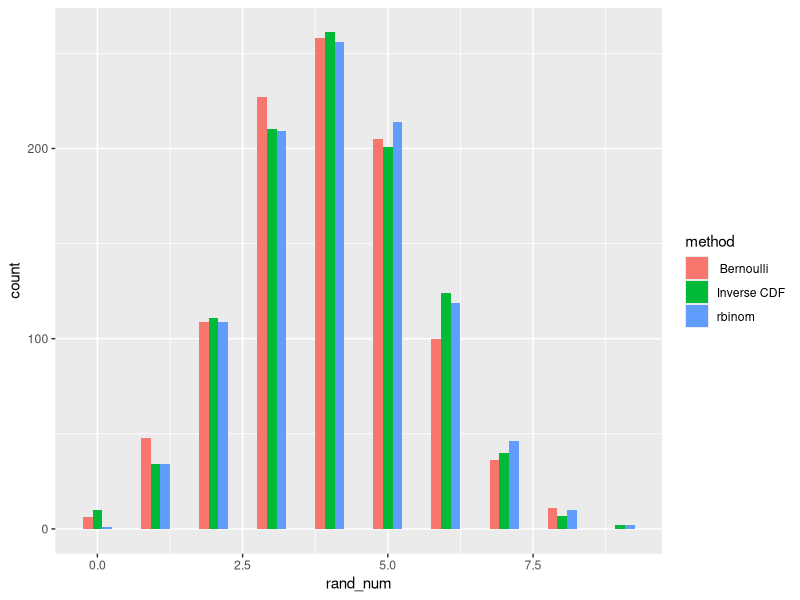
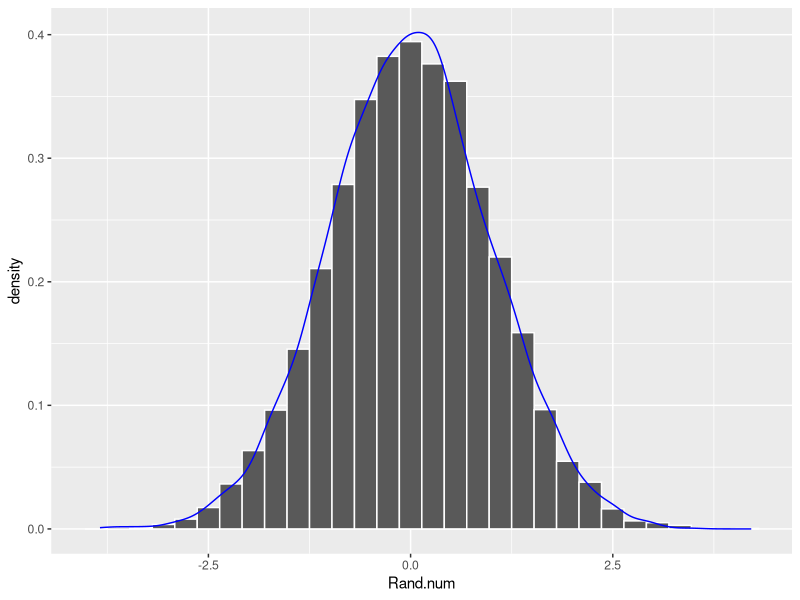
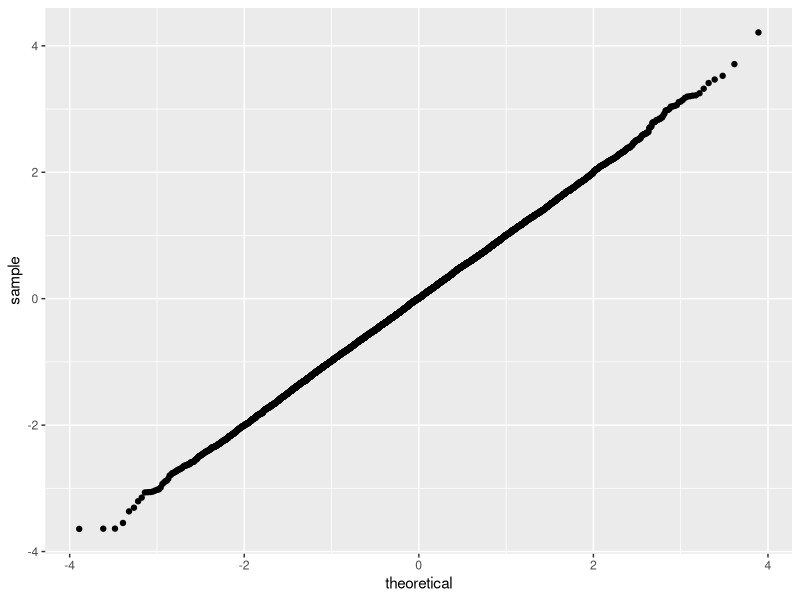

These charts were generated, in order, by the following R code:
library(tidyverse)
library(ggplot2)
set.seed(250)
#10a

RNGkind()
RNGkind(kind="Wichmann-Hill")
RNGkind()

#Stimulating Binomial variable using Inversion method
N = 1000
n = 10
p = 0.4
u <- runif(N)
bins <- .bincode(u, breaks = c(0, pbinom(0:10, 10, 0.4)), right = F, include.lowest = T)

Inversion.bin <- numeric()
for(i in 1:N){
  Inversion.bin[i] <- bins[i]-1
}
#Simulating a binomial random variable by simulating corresponding Bernoulli random variables by inversion method
Bernoulli.bin <- numeric()
for (i in 1:N){
  v <- runif(n)
  Bernoulli.bin[i] <- sum(v < p)
}
#Simulating of a binomial random variable with rbinom
Binomial.rbinom <- rbinom(N, n, p)

#Plot 
Inversion.bin <- data.frame(Inversion.bin)
Inversion.bin$method <- rep("Inverse CDF", 1000)
colnames(Inversion.bin) <- c("rand_num", "method")

Bernoulli.bin <- data.frame(Bernoulli.bin)
Bernoulli.bin$method <- rep(" Bernoulli", 1000)
colnames(Bernoulli.bin) <- c("rand_num", "method")

Binomial.rbinom <- data.frame(Binomial.rbinom)
Binomial.rbinom$method <- rep("rbinom", 1000)
colnames(Binomial.rbinom) <- c("rand_num", "method")

Dataframe <- rbind(Inversion.bin, Bernoulli.bin, Binomial.rbinom)

 ggplot(Dataframe, aes(x = rand_num, fill = method)) +
  geom_histogram( binwidth=.5, position="dodge") 

#Switch the random number generator back to its default
RNGkind(kind = "default", normal.kind = NULL)

#10b

f <- function(x){
  ((2*pi)^(-1/2))*exp(-(x^2)/2)
}

g <- function(x){
  (pi*(1 + x^2))^(-1)
}

#Determining the best value of the constant c, such that f(x) <= cg(x)
x <- -1500:1500
c <- max(f(x)/g(x))

#10000 standard normal random variables using accept-reject method, generating Cauchy distributed random variables using inversion method
N <- 10000
j <- 0
Rand.num <- numeric()
while(length(Rand.num) != N){
  w <- runif(1) #step 1
  cauchy <- tan((w-(1/2))*pi) 
  U <- runif(1) #step 2
  if(U*c*g(cauchy) <= f(cauchy)){
    Rand.num[j] <- cauchy
    j <- j + 1
  }
}

#Histogram 
k <- rnorm(N)
Dataframe <- data.frame(Rand.num, k)
 ggplot(Dataframe) +
  geom_histogram(aes( x = Rand.num, y = ..density.., colour = Rand.num), colour ="white") +
  geom_density(aes(x = k), colour = "blue")

#QQ-plot
 ggplot(data = Dataframe, mapping = aes(sample = Rand.num)) +
  stat_qq()


